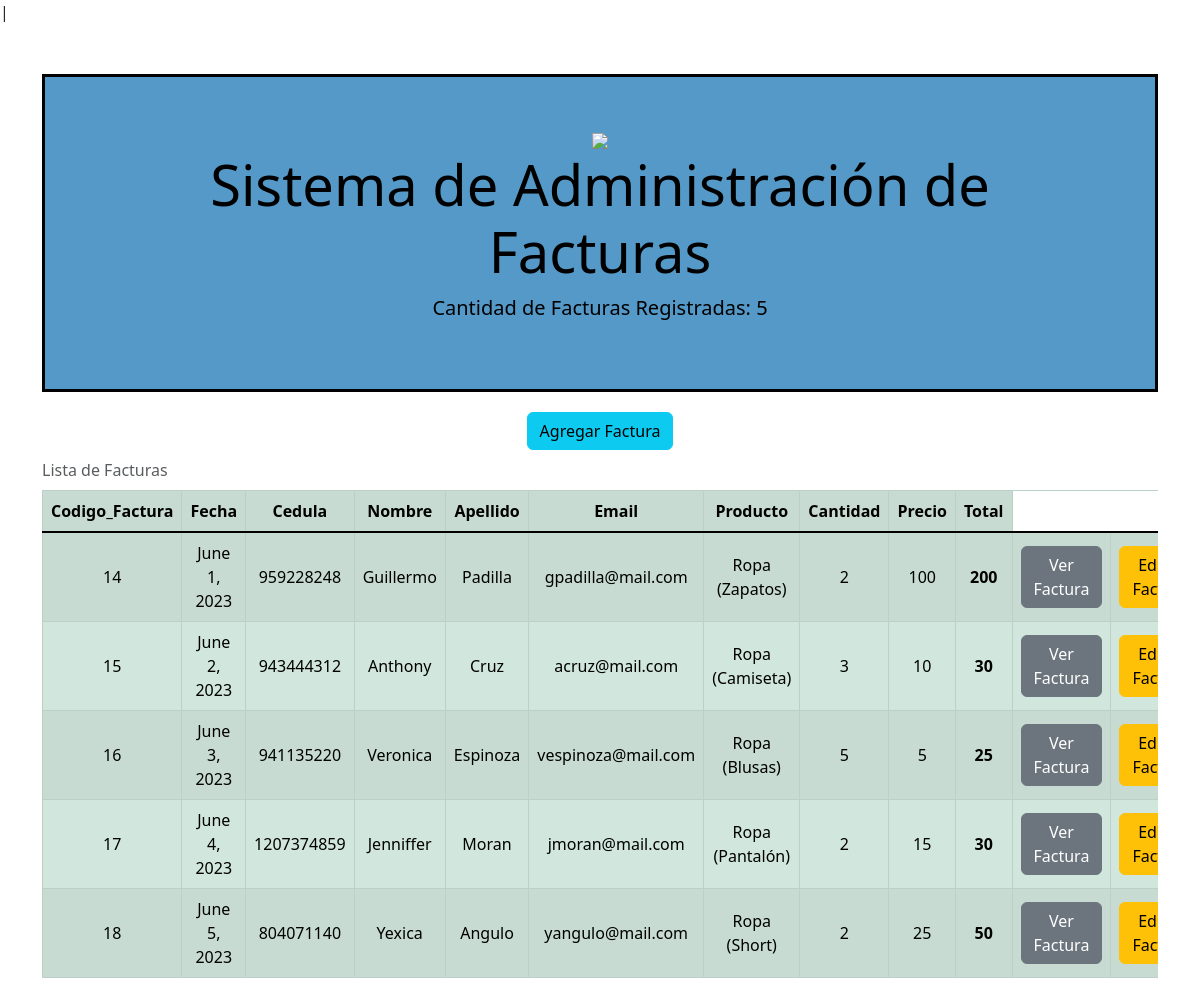
The page / on the database its author committed.
### factura/models.py (models this page shows, shortened)
class Factura(models.Model):
    fecha=models.DateField(null=True)
    cantidad= models.IntegerField(null=True)
    total=models.IntegerField(null=True)
    cliente=models.ForeignKey(Cliente, on_delete=models.SET_NULL, null=True)
    producto=models.ForeignKey(Producto, on_delete=models.SET_NULL, null=True)

class Cliente(models.Model):
    cedula=models.IntegerField(null=True)
    nombre=models.CharField(max_length=20, null=True)
    apellido=models.CharField(max_length=20, null=True)
    email=models.CharField(max_length=20, null=True)
    direccion=models.CharField(max_length=50, null=True)
    telefono=models.IntegerField(null=True)

class Producto(models.Model):
    nombre=models.CharField(max_length=20, null=True)
    precio=models.IntegerField(null=True)

### webapp/views.py (the view)
# urls.py: path('', mostrar_facturas, name='inicio'),
def mostrar_facturas(request):
    cantidad_facturas = Factura.objects.count()
    pagina = loader.get_template('facturas.html')
    lista_facturas = Factura.objects.all()
    datos = {'cantidad': cantidad_facturas, 'facturas': lista_facturas}
    return HttpResponse(pagina.render(datos, request))

### webapp/templates/facturas.html (shortened to what this page needs)
<!DOCTYPE html>
<html>
<head>
    <link href="https://cdn.jsdelivr.net/npm/bootstrap@5.3.0/dist/css/bootstrap.min.css" rel="stylesheet">
</head>
<body>
<div class="container">
    <div class="jumbotron text-center">
        <img src=https://www.zurcherodioraven.com/images/noticias/fact1021.jpg>
        <h1 class="display-4" style="color: black;"><strong>Sistema de Administración de Facturas</strong></h1>
        <p class="lead" style="color: black;"><strong>Cantidad de Facturas Registradas: {{cantidad}}</strong></p>
    </div>
    <div align="center">
        <a class="btn btn-info" href="agregar_factura/">Agregar Factura</a>
    </div>
    <div class="table-responsive">
        <table class="table table-success table-striped table-bordered align-middle caption-top text-center">
            <caption>Lista de Facturas</caption>
            <tr>
                <th>Codigo_Factura</th>
                <th>Fecha</th>
                <th>Cedula</th>
                <th>Nombre</th>
                <th>Apellido</th>
                <th>Email</th>
                <th>Producto</th>
                <th>Cantidad</th>
                <th>Precio</th>
                <th>Total</th>
            </tr>
            <tbody class="table-group-divider">
                {% for factura in facturas %}
                    <tr>
                        <td>{{factura.id}}</td>
                        <td>{{factura.fecha}}</td>
                        <td>{{factura.cliente.cedula}}</td>
                        <td>{{factura.cliente.nombre}}</td>
                        <td>{{factura.cliente.apellido}}</td>
                        <td>{{factura.cliente.email}}</td>
                        <td>{{factura.producto.nombre}}</td>
                        <td>{{factura.cantidad}}</td>
                        <td>{{factura.producto.precio}}</td>
                        <th>{{factura.total}}</th>
                        <td><a class="btn btn-secondary" href="ver_factura/{{factura.id}}">Ver Factura</a></td>
                        <td><a class="btn btn-warning" href="editar_factura/{{factura.id}}">Editar Factura</a></td>
                    </tr>
                {% endfor %}
            </tbody>
        </table>
    </div>
</div>
</body>
</html>

### webapp/templates/facturas.html (style rules this page uses)
body { background-image: url(https://img.freepik.com/foto-gratis/fondo_53876-32169.jpg); background-repeat: no-repeat; background-size: 100% 100%; }
.container { margin-top: 50px; }
.jumbotron { background-color: #5499C7; color: #fff; padding: 50px; margin-bottom: 20px; border: 3px solid black; }

### rows shown on the page
Factura: id "14", fecha "June 1, 2023", cliente.cedula "959228248", cliente.nombre "Guillermo", cliente.apellido "Padilla", cliente.email "gpadilla@mail.com", producto.nombre "Ropa (Zapatos)", cantidad "2", producto.precio "100", total "200"
Factura: id "15", fecha "June 2, 2023", cliente.cedula "943444312", cliente.nombre "Anthony", cliente.apellido "Cruz", cliente.email "acruz@mail.com", producto.nombre "Ropa (Camiseta)", cantidad "3", producto.precio "10", total "30"
Factura: id "16", fecha "June 3, 2023", cliente.cedula "941135220", cliente.nombre "Veronica", cliente.apellido "Espinoza", cliente.email "vespinoza@mail.com", producto.nombre "Ropa (Blusas)", cantidad "5", producto.precio "5", total "25"
Factura: id "17", fecha "June 4, 2023", cliente.cedula "1207374859", cliente.nombre "Jenniffer", cliente.apellido "Moran", cliente.email "jmoran@mail.com", producto.nombre "Ropa (Pantalón)", cantidad "2", producto.precio "15", total "30"
Factura: id "18", fecha "June 5, 2023", cliente.cedula "804071140", cliente.nombre "Yexica", cliente.apellido "Angulo", cliente.email "yangulo@mail.com", producto.nombre "Ropa (Short)", cantidad "2", producto.precio "25", total "50"

### other values the page prints
{{ cantidad }} "5"
